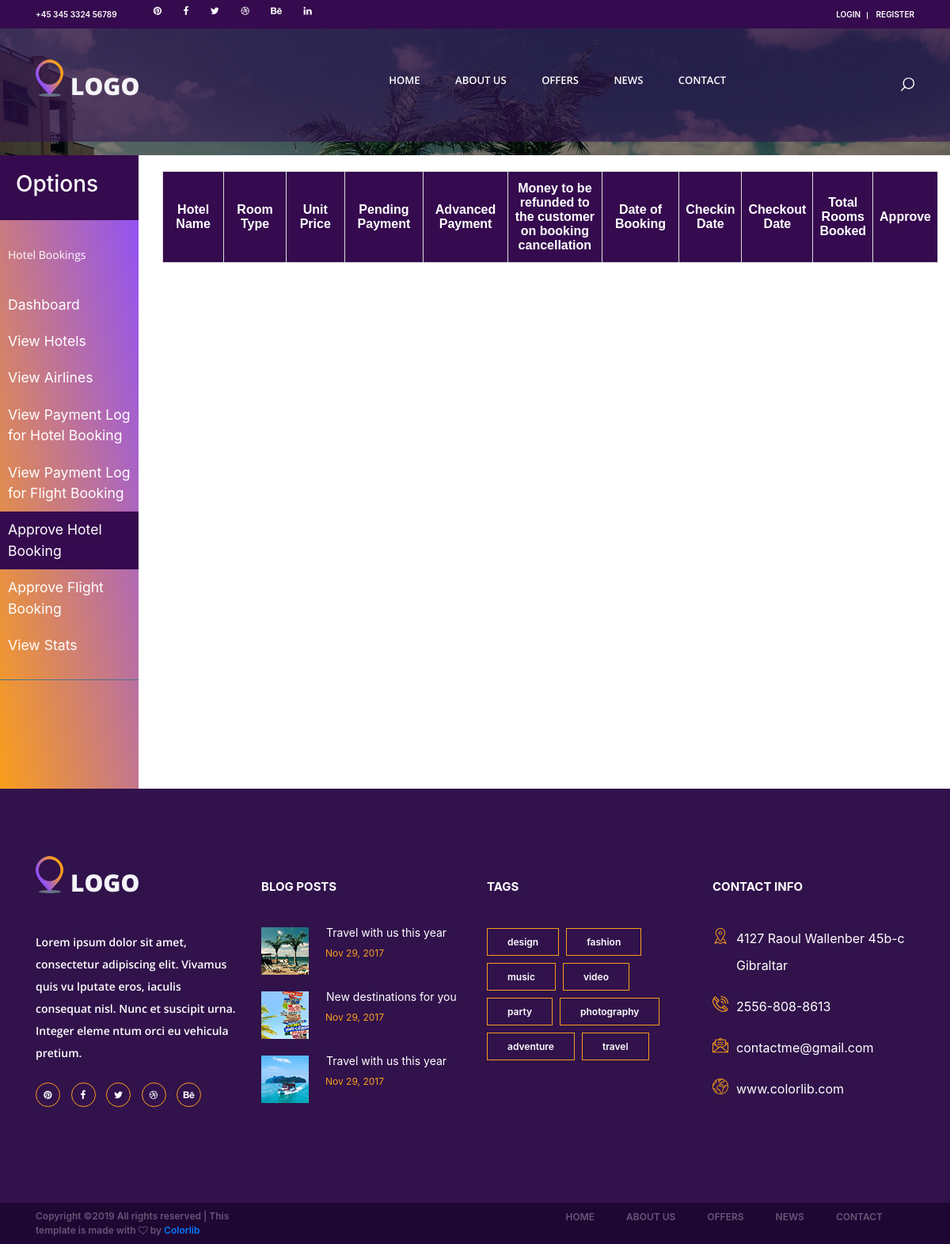
Before: /approveHotelBookings with the older database file.
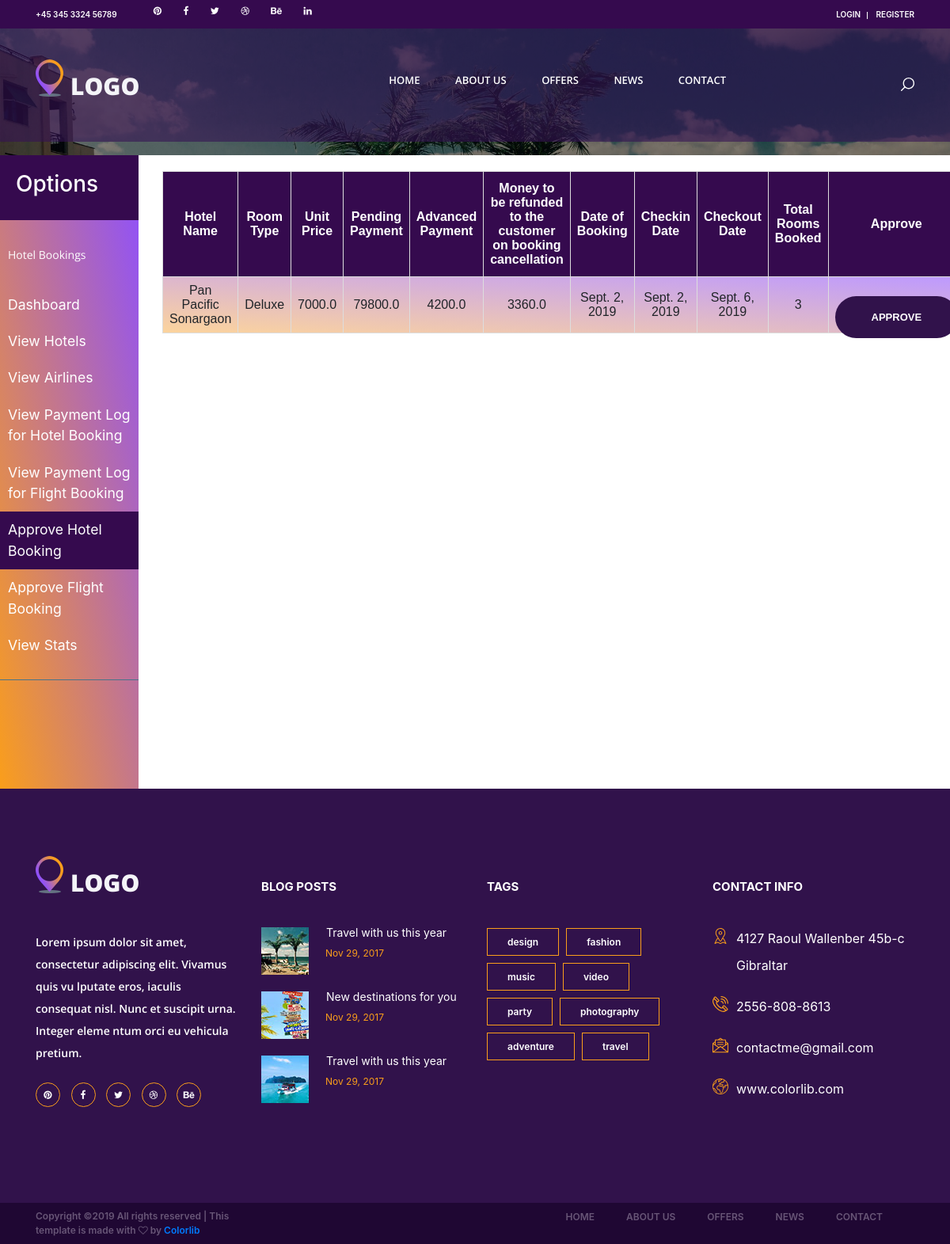
After: the same page with the newer database file.
### database/models.py (models this page shows)
class Hotel_Booking(models.Model):
    Booking = models.ForeignKey(Booking, on_delete=models.CASCADE)
    Hotel_Room = models.ForeignKey(Hotel_Room, on_delete=models.CASCADE)
    Checkin_Date = models.DateField(auto_now=False, auto_now_add=False, null=True)
    Checkout_Date = models.DateField(auto_now=False, auto_now_add=False, null=True)
    TotalRooms = models.PositiveIntegerField(default=1, null=True)
    isApproved = models.BooleanField(null=True, default=False)

### siteadmin/views.py (the view)
# urls.py: path('approveHotelBookings', views.approveHotelBookings, name='ApproveHotelBooking'),
def approveHotelBookings(request):
    cursor = connection.cursor()
    cursor.execute(
        "SELECT B.id as 'bookingID', H.Hotel_Name as Hotel_Name,R.RoomType as 'RoomType',HR.Price as 'Price',B.MoneyToPay as 'MoneyToPay',B.MoneyToRefund as MoneyToRefund,B.PaidMoney as PaidMoney,"
        "B.DateOfBooking as DOB,HB.Checkin_Date as CheckinDate,HB.Checkout_Date as CheckoutDate,HB.TotalRooms as TotalRooms FROM database_booking B "
        "JOIN database_hotel_booking HB ON(HB.Booking_id = B.id) JOIN database_hotel_room HR ON (HB.Hotel_Room_id = HR.id) "
        "JOIN database_hotel H ON (H.id = HR.Hotel_id) JOIN database_room R ON (R.id = HR.Room_id) where HB.isApproved=0")
    data = namedtuplefetchall(cursor)
    return render(request, "siteadmin/AdminApproveHotelBooking.html", {'data': data})

### HotelFlight/templates/siteadmin/AdminApproveHotelBooking.html (shortened to what this page needs)
{% extends "search/base.html" %}
{% load static %}
{% load url_replace %}
{% load url_get %}
{% load widget_tweaks %}
{% block css %}
    <link rel="stylesheet" type="text/css" href="{% static 'search/styles/bootstrap4/bootstrap.min.css' %}">
    <link href="{% static 'search/plugins/font-awesome-4.7.0/css/font-awesome.min.css' %}" rel="stylesheet"
          type="text/css">
    <link rel="stylesheet" type="text/css" href="{% static 'search/styles/search.css' %}">
    <link rel="stylesheet" type="text/css" href="{% static 'search/styles/single_listing_styles.css' %}">
    <link rel="stylesheet" type="text/css" href="{% static 'search/styles/responsive.css' %}">
    <link rel="stylesheet" type="text/css" href="{% static 'gijgo/js/gijgo.min.css' %}">
    <link rel="stylesheet" type="text/css" href="{% static 'adminpanel/sidebar.css' %}">
    <link rel="stylesheet" href="https://maxcdn.bootstrapcdn.com/bootstrap/4.0.0/css/bootstrap.min.css"
>
{% endblock css %}
{% block content %}
    <div class="offers">
        <div class="hero-image"
             style="height:24.5%;background-image: linear-gradient(rgba(0, 0, 0, 0.5), rgba(0, 0, 0, 0.5)), url({% static 'search/images/single_background.jpg' %})">
        </div>
        <div class="">
            <div class="row">
                <div class="col-lg-2" style="display: flex">
                    <nav id="sidebar">
                        <div class="sidebar-header">
                            <h3>Options</h3>
                        </div>
                        <ul class="list-unstyled components">
                            <p> Hotel Bookings</p>
                            <li class="">
                                <a href="{% url 'SiteAdminDash' %}">Dashboard</a>
                            </li>
                            <li class="">
                                <a href="{% url 'HotelList' %}">View Hotels</a>
                            </li>
                            <li class="">
                                <a href="{% url 'AirlinesList' %}">View Airlines</a>
                            </li>
                            <li class="">
                                <a href="{% url 'HotelPaymentLog' %}">View Payment Log for Hotel Booking</a>
                            </li>
                            <li class="">
                                <a href="{% url 'AirlinesPaymentLog' %}">View Payment Log for Flight Booking</a>
                            </li>
                            <li class="active">
                                <a href="{% url 'ApproveHotelBooking' %}">Approve Hotel Booking</a>
                            </li>
                            <li class="">
                                <a href="{% url 'ApproveFlightBooking' %}">Approve Flight Booking</a>
                            </li>
                            <li class="">
                                <a href="{% url 'Statistics' %}">View Stats</a>
                            </li>
                        </ul>
                    </nav>
                </div>
                <div class="col-lg-10" style="padding-right: 30px;">
                    <div class="rooms" style="margin-top: 20px;">
                        <table id="roomstable" width="100%">
                            <tr align="center">
                                <th width="13%">
                                    Hotel Name
                                </th>
                                <th width="13%">
                                    Room Type
                                </th>
                                <th width="13%">
                                    Unit Price
                                </th>
                                <th width="15%">
                                   Pending Payment
                                </th>
                                <th width="15%">
                                   Advanced Payment
                                </th>
                                <th width="15%">
                                    Money to be refunded to the customer on booking cancellation
                                </th>
                                <th width="15%">
                                    Date of Booking
                                </th>
                                <th width="15%">
                                   Checkin Date
                                </th>
                                <th>
                                    Checkout Date
                                </th>
                                <th width="13%">
                                    Total Rooms Booked
                                </th>
                                <th width="13%">
                                    Approve
                                </th>
                            </tr>
                            {% for datum in data %}
                                <tr align="center">
                                    <td>
                                        {{ datum.Hotel_Name }}
                                    </td>
                                    <td>
                                        {{ datum.RoomType }}
                                    </td>
                                    <td>
                                        {{ datum.Price }}
                                    </td>
                                    <td>
                                        {{ datum.MoneyToPay }}
                                    </td>
                                    <td>
                                        {{ datum.PaidMoney }}
                                    </td>
                                    <td>
                                        {{ datum.MoneyToRefund }}
                                    </td>
                                    <td>
                                        {{ datum.DOB }}
                                    </td>
                                    <td>
                                        {{ datum.CheckinDate }}
                                    </td>
                                    <td>
                                        {{ datum.CheckoutDate }}
                                    </td>
                                     <td>
                                        {{ datum.TotalRooms }}
                                    </td>
                                    <td>
                                        <a href="{% url 'ApproveHotelBookingRedirect' %}?bookingID={{ datum.bookingID }}">
                                        <button class="button search_button" style="margin: 0px;">Approve</button>
                                        </a>
                                    </td>
                                </tr>
                            {% endfor %}
                        </table>
                    </div>
                </div>
            </div>
        </div>
    </div>
    </div>
{% endblock content %}

Changed rows visible on the page:
added Hotel_Booking: Hotel_Name "Pan Pacific Sonargaon", RoomType "Deluxe", Price "7000.0", MoneyToPay "79800.0", PaidMoney "4200.0", MoneyToRefund "3360.0", DOB "Sept. 2, 2019", CheckinDate "Sept. 2, 2019", CheckoutDate "Sept. 6, 2019", TotalRooms "3"
